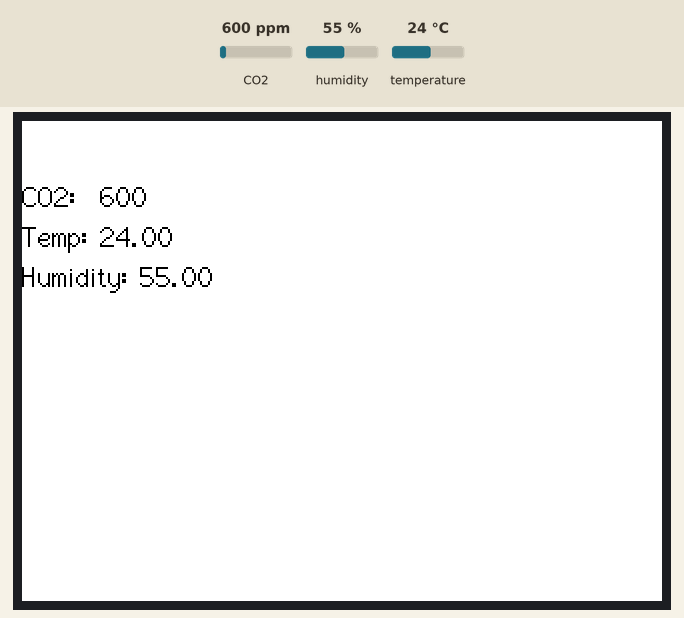
Recording of a sketch running on a simulated Seeed Wio Terminal. On the bench: 320×240 colour display. Inputs (shaded band) come from the test bench; at power-on: CO2 600 ppm, humidity 55 %, temperature 24 °C.

Above: at 1.4 s.
1.5 s: CO2 set to 452 ppm
At 2.9 s:
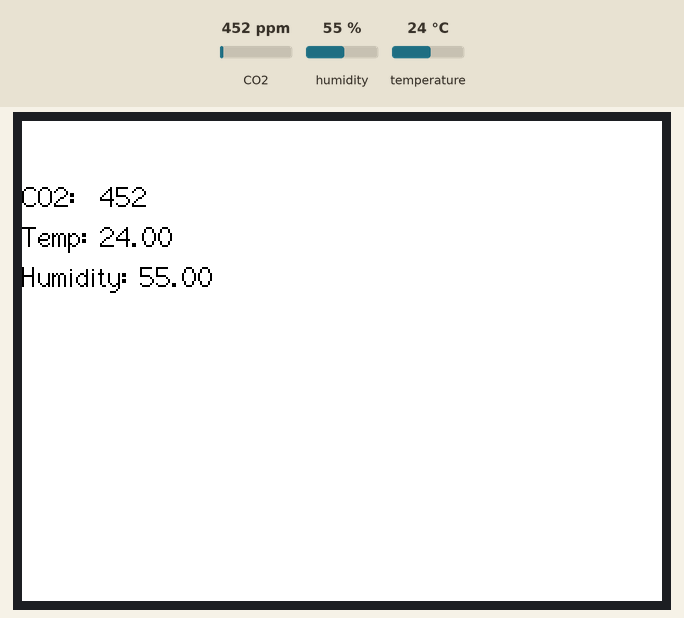
5.8 s: humidity set to 22 %
10.0 s: temperature set to 12 °C
At 11.3 s:
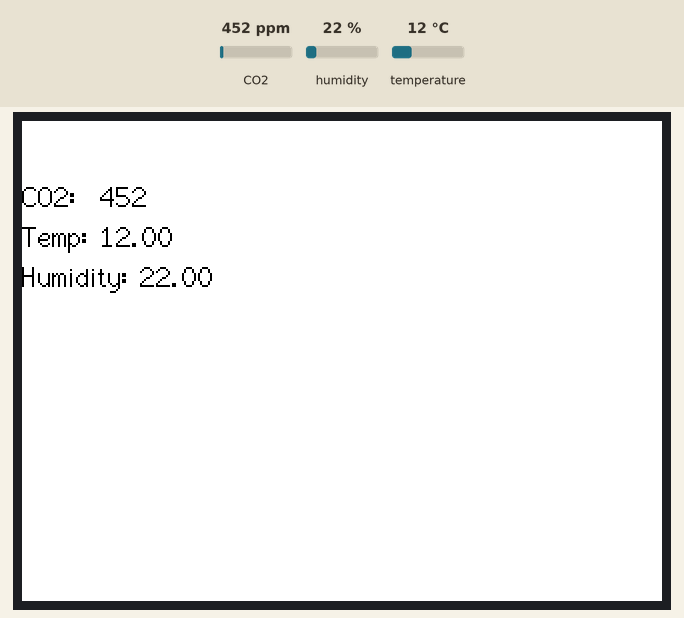
14.2 s: CO2 set to 1050 ppm
At 15.4 s:
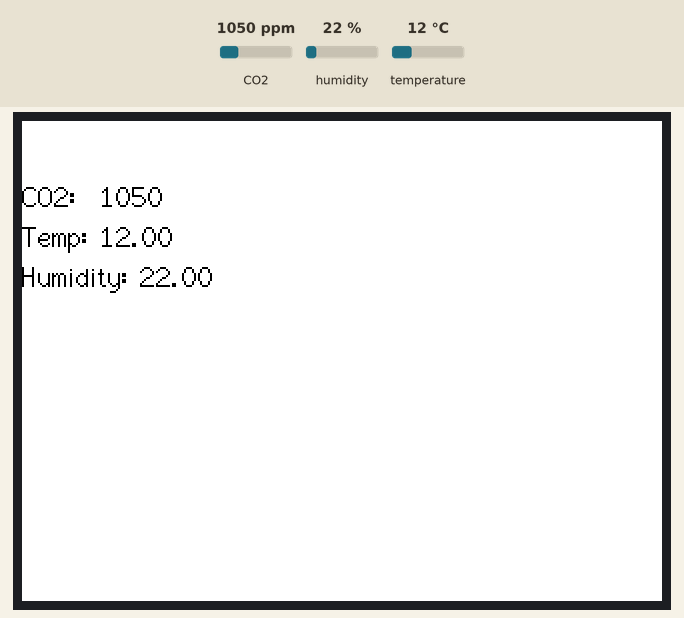
Timing chart, 0 to 17.2 s (numbered marks = the images above; inputs shaded):
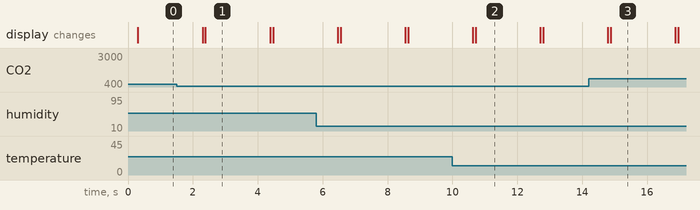

Measured:
- after the input at 1.5 s, the display: first differs from a run without the input after 0.89 s (image 1)
- after the input at 10.0 s, the display: first differs from a run without the input after 0.71 s (image 2)
- after the input at 14.2 s, the display: first differs from a run without the input after 0.67 s (image 3)
- what the display in image 1 shows lasts 2.0 s, from 2.4 s to 4.4 s

The sketch:

WIO_SCD40_CO2_Basic_Sketch_AQD.ino
```cpp
// (licence header left out)
/*
 * Copyright (c) 2021, Sensirion AG
 * All rights reserved.
 *
 * Redistribution and use in source and binary forms, with or without
 * modification, are permitted provided that the following conditions are met:
 *
 * * Redistributions of source code must retain the above copyright notice, this
 *   list of conditions and the following disclaimer.
 *
 * * Redistributions in binary form must reproduce the above copyright notice,
 *   this list of conditions and the following disclaimer in the documentation
 *   and/or other materials provided with the distribution.
 *
 * * Neither the name of Sensirion AG nor the names of its
 *   contributors may be used to endorse or promote products derived from
 *   this software without specific prior written permission.
 *
 * THIS SOFTWARE IS PROVIDED BY THE COPYRIGHT HOLDERS AND CONTRIBUTORS "AS IS"
 * AND ANY EXPRESS OR IMPLIED WARRANTIES, INCLUDING, BUT NOT LIMITED TO, THE
 * IMPLIED WARRANTIES OF MERCHANTABILITY AND FITNESS FOR A PARTICULAR PURPOSE
 * ARE DISCLAIMED. IN NO EVENT SHALL THE COPYRIGHT HOLDER OR CONTRIBUTORS BE
 * LIABLE FOR ANY DIRECT, INDIRECT, INCIDENTAL, SPECIAL, EXEMPLARY, OR
 * CONSEQUENTIAL DAMAGES (INCLUDING, BUT NOT LIMITED TO, PROCUREMENT OF
 * SUBSTITUTE GOODS OR SERVICES; LOSS OF USE, DATA, OR PROFITS; OR BUSINESS
 * INTERRUPTION) HOWEVER CAUSED AND ON ANY THEORY OF LIABILITY, WHETHER IN
 * CONTRACT, STRICT LIABILITY, OR TORT (INCLUDING NEGLIGENCE OR OTHERWISE)
 * ARISING IN ANY WAY OUT OF THE USE OF THIS SOFTWARE, EVEN IF ADVISED OF THE
 * POSSIBILITY OF SUCH DAMAGE.
 */

#include <TFT_eSPI.h>
#include <SensirionI2CScd4x.h>
#include <Wire.h>

TFT_eSPI tft;

SensirionI2CScd4x scd4x;

void setup() {

  tft.begin();
  tft.setRotation(3);
  tft.fillScreen(TFT_WHITE);
  tft.setFreeFont(&FreeSans12pt7b);
  tft.setTextColor(TFT_BLACK);

  pinMode(WIO_5S_PRESS, INPUT_PULLUP);      // Set up the pin connected to the WIO's joystick Press switch

  Wire.begin();

  bool warning = false;
  uint16_t error;
  char errorMessage[256];
  String txt;

  scd4x.begin(Wire);

  // stop potentially previously started measurement
  error = scd4x.stopPeriodicMeasurement();
  if (error) {
    errorToString(error, errorMessage, 256);
    tft.drawString("Error from stopPeriodicMeasurement():", 0, 10, 2);
    tft.drawString(String(errorMessage), 0, 30, 2);
    warning = true;
  }

  // Start Measurement
  error = scd4x.startPeriodicMeasurement();
  if (error) {
    errorToString(error, errorMessage, 256);
    tft.drawString("Error from startPeriodicMeasurement():", 0, 50, 2);
    tft.drawString(String(errorMessage), 0, 70, 2);
    warning = true;
  }

  if (warning) {
    tft.drawString("  <to proceed press joystick>", 0, 110, 2);
    while (digitalRead(WIO_5S_PRESS) == HIGH) {}
  }
}

void loop() {
  tft.fillScreen(TFT_WHITE);

  uint16_t error;
  char errorMessage[256];
  String txt;

  uint16_t co2 = 0;
  float temperature = 0.0f;
  float humidity = 0.0f;

  // The sensor has a ~5s refraction period after a sample read (same value will be read for 5s)
  // Checking getDataReadyFlag() ensures a new sample is ready
  bool isDataReady = false;
  error = scd4x.getDataReadyFlag(isDataReady);
  if (error) {
    errorToString(error, errorMessage, 256);
    tft.drawString("Error from getDataReadyFlag():", 0, 30, 2);
    tft.drawString(String(errorMessage), 0, 50, 2);
    return;
  }
  if (!isDataReady) {
    tft.drawString("Sample Not Ready", 0, 0, 2);
    delay(100);
    return;
  }

  // Read Measurement
  error = scd4x.readMeasurement(co2, temperature, humidity);
  if (error) {
    errorToString(error, errorMessage, 256);
    tft.drawString("Error from readMeasurement():", 0, 30, 2);
    tft.drawString(String(errorMessage), 0, 50, 2);
  } else if (co2 == 0) {
    tft.drawString("Invalid sample detected, skipping.", 0, 30, 2);
  } else {
    tft.drawString("CO2:  " + String(co2), 0, 30, 2);
    tft.drawString("Temp: " + String(temperature), 0, 50, 2);
    tft.drawString("Humidity: " + String(humidity), 0, 70, 2);
  }

  delay(2000);
}
```
